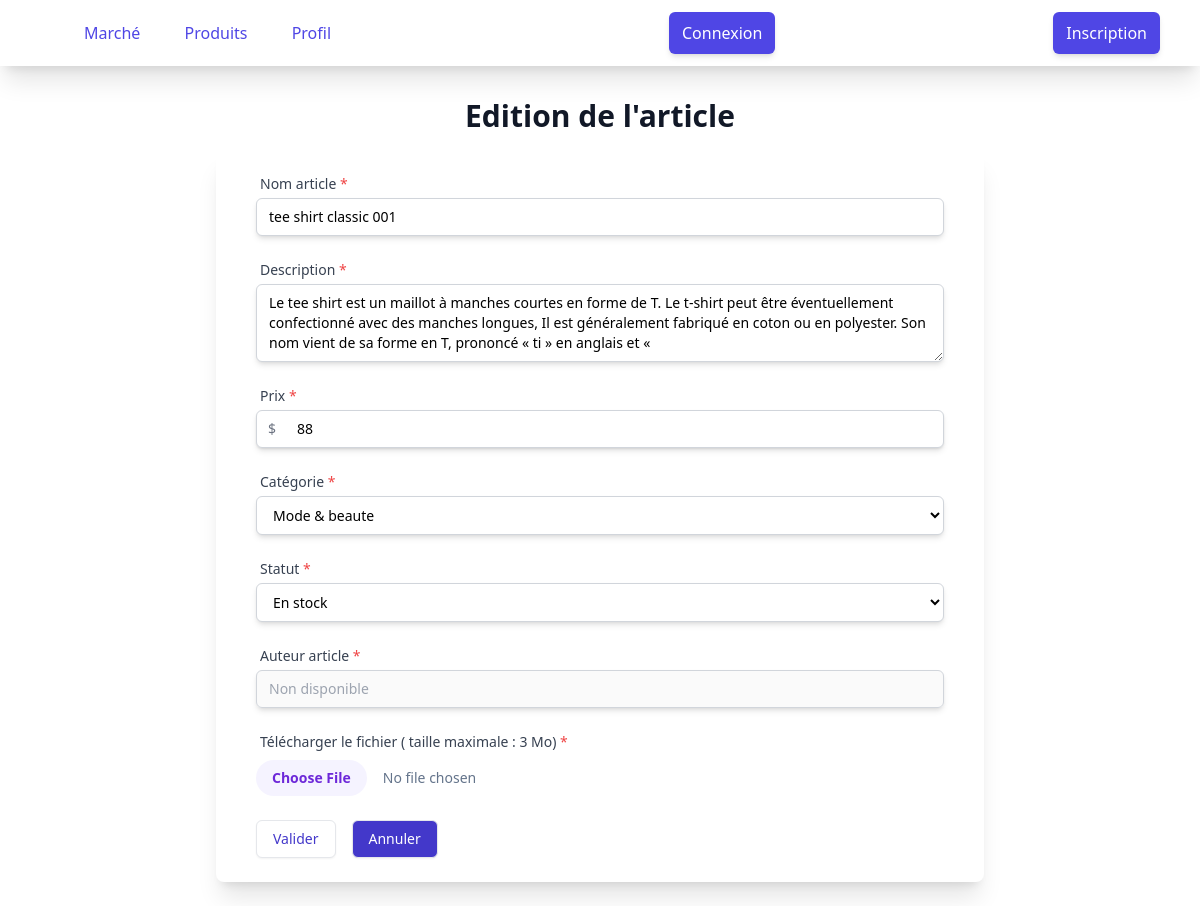
Screenshot of /modification1.php?edit=1 with the database file from the repository.
### tables this page shows
CREATE TABLE `articles` (
  `id` int(11) NOT NULL,
  `nom_article` varchar(255) NOT NULL,
  `description_` varchar(255) NOT NULL,
  `prix` varchar(100) NOT NULL,
  `categorie` varchar(255) NOT NULL,
  `statut` varchar(255) NOT NULL,
  `image_` varchar(255) NOT NULL,
  `auteur_article` varchar(255) NOT NULL,
  `date_time_publication` date NOT NULL,
  `date_time_edition` date DEFAULT NULL
);

### modification1.php (the view, shortened to what this page needs)
<?php
require('headerlog.php');
$bdd = new PDO('mysql:host=localhost;dbname=tme;charset=utf8', 'root', '');
$mode_edition = 0;
if (isset($_GET['edit']) and !empty($_GET['edit'])) {
   $mode_edition = 1;
   $edit_id = htmlspecialchars($_GET['edit']);
   $edit_article = $bdd->prepare('SELECT * FROM articles WHERE id = ?');
   $edit_article->execute(array($edit_id));
   if ($edit_article->rowCount() == 1) {
      $edit_article = $edit_article->fetch();
   } else {
      die('Erreur : l\'article n\'existe pas...');
   }
}
?>
<!doctype html>
<html lang="en">
<head>
   <script src="https://cdn.tailwindcss.com"></script>
</head>
<body>
   <div class="">
      <div class="min-h-full flex flex-col justify-center py-6 sm:px-6 lg:px-8">
         <div class="sm:mx-auto sm:w-full sm:max-w-md">
            <h2 class="mt-2 text-center text-3xl font-extrabold text-gray-900">
               Edition de l'article
            </h2>
         </div>
         <div class="mt-4 sm:mx-auto sm:w-full sm:max-w-3xl">
            <div class=" bg-white py-6 px-4 shadow-xl sm:rounded-lg sm:px-10">
               <form class="space-y-6" action="" method="POST" enctype="multipart/form-data">
                  <div class="">
                     <div class="order-first">
                        <div class="col-span-6 sm:col-span-3">
                           <label for="first-name" class="ml-1 block text-sm font-medium text-gray-700">Nom article <span class="text-red-500">*</span></label>
                           <input type="text" name="nom_article" id="first-name" required value="<?php if ($mode_edition == 1) echo ($edit_article['nom_article']);
                                                                                                   else ''; ?>" autocomplete="" placeholder="Nom article" class="outline-none py-2 px-3 shadow-md placeholder-gray-400 border border-gray-300 mt-1 focus:ring-indigo-500 focus:border-indigo-500 block w-full sm:text-sm rounded-md">
                        </div>
                     </div>
                  </div>
                  <div class="mt-3">
                     <div class="col-span-6 sm:col-span-3">
                        <label for="description" class="ml-1 block text-sm font-medium text-gray-700">Description <span class="text-red-500">*</span></label>
                        <textarea rows="3" cols="91" name="description_" placeholder="Plus d'information" class="outline-none py-2 px-3 shadow-md placeholder-gray-400 border border-gray-300 mt-1 focus:ring-indigo-500 focus:border-indigo-500 block w-full sm:text-sm rounded-md"><?php if ($mode_edition == 1) echo ($edit_article['description_']);
                                                                                                                                                                                                                                                                                       else ''; ?></textarea>
                     </div>
                  </div>
                  <div class="mt-3">
                     <div>
                        <label for="price" class="ml-1 block text-sm font-medium text-gray-700">Prix <span class="text-red-500">*</span></label>
                        <div class="mt-1 relative rounded-md shadow-sm">
                           <div class="text-gray-500 sm:text-sm absolute inset-y-0 left-0 pl-3 flex items-center pointer-events-none">
                           </div>
                           <input type="number" name="prix" id="price" required value="<?php if ($mode_edition == 1) echo ($edit_article['prix']);
                                                                                       else ''; ?>" class="border border-gray-300 outline-none py-2 px-6 focus:ring-indigo-500 focus:border-indigo-500 shadow-md block w-full pl-10 sm:text-sm rounded-md" placeholder="0.00">
                        </div>
                     </div>
                  </div>
                  <div class="mt-1">
                     <label for="categorie" class="ml-1 block text-sm font-medium text-gray-700">Catégorie <span class="text-red-500">*</span></label>
                     <select id="categorie" name="categorie" autocomplete="categorie" required class="mt-1 block w-full py-2 px-3 border border-gray-300 bg-white rounded-md shadow-md focus:outline-none focus:ring-indigo-500 focus:border-indigo-500 sm:text-sm">
                        <option selected value="<?php if ($mode_edition == 1) echo ($edit_article['categorie']);else ''; ?>"><?php if ($mode_edition == 1) echo ($edit_article['categorie']); else ''; ?></option>
                     </select>
                  </div>
                  <div class="mt-1">
                     <label for="categorie" class="ml-1 block text-sm font-medium text-gray-700">Statut <span class="text-red-500">*</span></label>
                     <select id="categorie" name="statut" autocomplete="categorie" required class="mt-1 block w-full py-2 px-3 border border-gray-300 bg-white rounded-md shadow-md focus:outline-none focus:ring-indigo-500 focus:border-indigo-500 sm:text-sm">
                        <option selected value="<?php if ($mode_edition == 1) echo ($edit_article['statut']);else ''; ?>"><?php if ($mode_edition == 1) echo ($edit_article['statut']);else ''; ?></option>
                     </select>
                  </div>
                  <?php
                  if (isset($_SESSION['valid'])) {
                     include("connection.php");
                     $result = mysqli_query($mysqli, "SELECT * FROM user");
                  ?>
                     <div class="mt-3">
                        <div class="order-first">
                           <div class="col-span-6 sm:col-span-3">
                              <label for="first-name" class="ml-1 block text-sm font-medium text-gray-700">Auteur article <span class="text-red-500">*</span></label>
                              <input placeholder="<?php echo $_SESSION['prenom']; ?>" disabled type="text" name="auteur_article" id="first-name" required autocomplete="given-name" class="outline-none py-2 px-3 shadow-md placeholder-gray-400 border border-gray-300 mt-1 focus:ring-indigo-500 focus:border-indigo-500 block w-full sm:text-sm rounded-md">
                           </div>
                        </div><?php
                           } else { ?>
                        <div class="mt-3">
                           <div class="order-first">
                              <div class="col-span-6 sm:col-span-3">
                                 <label for="first-name" class="ml-1 block text-sm font-medium text-gray-700">Auteur article <span class="text-red-500">*</span></label>
                                 <input placeholder="Non disponible" disabled type="text" name="auteur_article" id="first-name" required autocomplete="given-name" class="outline-none py-2 px-3 shadow-md placeholder-gray-400 border border-gray-300 mt-1 focus:ring-indigo-500 focus:border-indigo-500 block w-full sm:text-sm rounded-md">
                              </div>
                           </div>
                        <?php
                           }
                        ?>
                        </div>
                        <div class="mt-3">
                           <label for="image" class="ml-1 block text-sm font-medium text-gray-700">Télécharger le fichier ( taille maximale : 3 Mo) <span class="text-red-500">*</span></label>
                           <label class="block">
                              <input name="image_" type="file" required class="mt-2 block w-full text-sm text-slate-500
                                                    file:mr-4 file:py-2 file:px-4
                                                    file:rounded-full file:border-0
                                                    file:text-sm file:font-semibold
                                                    file:bg-violet-50 file:text-violet-700
                                                    hover:file:bg-violet-100
                                                    " />
                           </label>
                        </div>
                        <div>
                           <div class="flex space-x-4 ...">
                              <div>
                                 <button value="Envoyer l'article" name="submit" type="submit" class="w-lg flex justify-center py-2 px-4 border  rounded-md shadow-sm text-sm font-medium text-indigo-700 bg-white hover:text-indigo-700 hover:bg-indigo-50 focus:outline-none focus:ring- focus:ring-offset-2 focus:ring-indigo-500">
                                    Valider
                                 </button>
                              </div>
                              <a href="index.php"><button name="" type="reset" class="w-lg flex justify-center py-2 px-4 border  rounded-md shadow-sm text-sm font-medium text-white bg-indigo-700 hover:text-white hover:bg-indigo-800 focus:outline-none focus:ring- focus:ring-offset-2 focus:ring-indigo-500">
                                    Annuler
                                 </button>
                              </a>
                           </div>
                        </div>
                     </div>
            </div>
         </div>
      </div>
</body>
</html>

### rows the page displays
articles: nom_article "tee shirt classic 001", description_ "Le tee shirt est un maillot à manches courtes en forme de T. Le t-shirt peut être éventuellement confectionné avec des manches longues, Il est généralement fabriqué en coton ou en polyester. Son nom vient de sa forme en T, prononcé « ti » en anglais et «", prix "88", categorie "Mode & beaute", statut "En stock"
